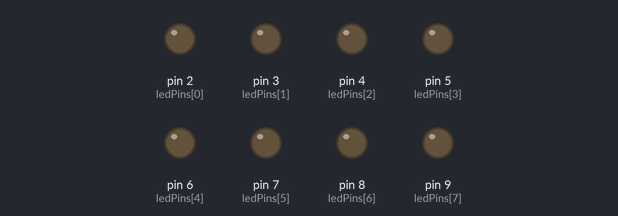
A sketch run on a simulated Arduino Uno, built with avr-gcc and run on an emulated ATmega328P. Parts: output pins drawn as LEDs (lit = HIGH).

Above: at 0.1 s.
At 4.1 s:
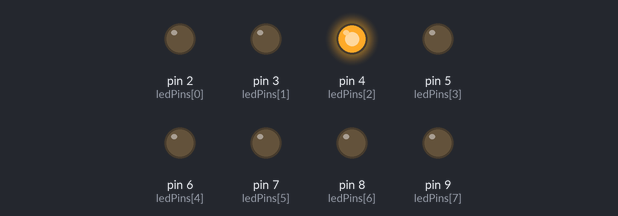
At 9.1 s:
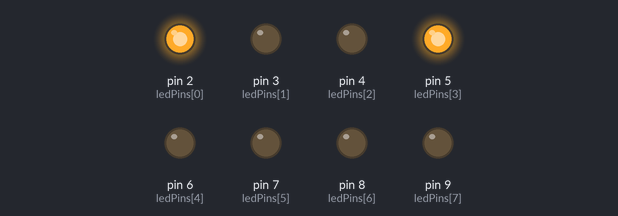
At 19.1 s:
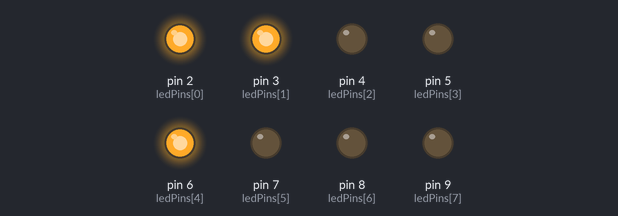
At 29.1 s:
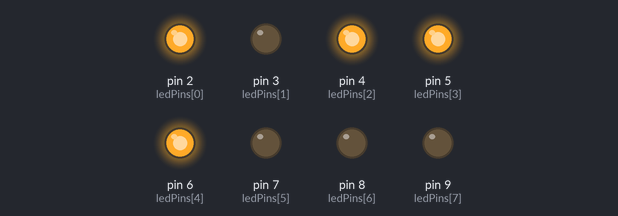
At 39.1 s:
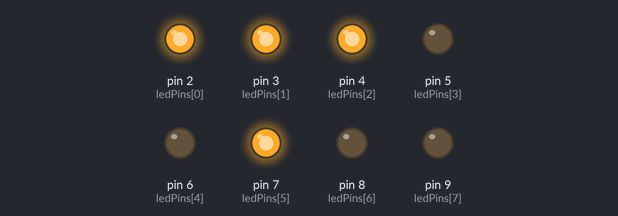
Timing chart, 0 to 40.0 s (numbered marks = the images above):
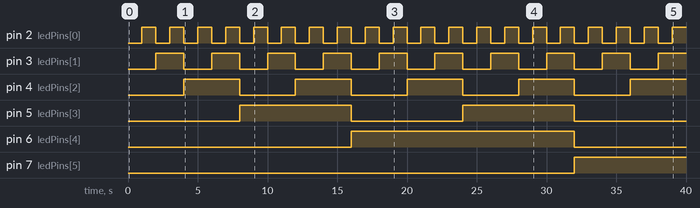

Measured:
- by itself, pin 2 (ledPins[0]): alternates HIGH for 1.0 s and LOW for 1.0 s
- by itself, pin 3 (ledPins[1]): alternates HIGH for 2.0 s and LOW for 2.0 s
- by itself, pin 4 (ledPins[2]): alternates HIGH for 4.0 s and LOW for 4.0 s
- by itself, pin 5 (ledPins[3]): alternates HIGH for 8.0 s and LOW for 8.0 s
- by itself, pin 6 (ledPins[4]): LOW → HIGH at 16.0 s, → LOW 16.0 s later
- by itself, pin 7 (ledPins[5]): LOW → HIGH at 32.0 s

The sketch:

q3_another_solution_.ino
```cpp
int ledPins[] = {2,3,4,5,6,7,8,9}; //An array to hold the pin each LED is connected to
                                   //i.e. LED #0 is connected to pin 2, LED #1, 3 and so on
                                   //to address an array use ledPins[0] this would equal 2
                                   //and ledPins[7] would equal 9

/*
 * setup() - this function runs once when you turn your Arduino on
 * We the three control pins to outputs
 */
void setup()
{

  //Set each pin connected to an LED to output mode (pulling high (on) or low (off)
  for(int i = 0; i < 8; i++){         //this is a loop and will repeat eight times
      pinMode(ledPins[i],OUTPUT); //we use this to set each LED pin to output
  }                                   //the code this replaces is below
}


void loop()                     // run over and over again
{
  //oneAfterAnotherLoop();   //does the same as oneAfterAnotherNoLoop but with
                             //much less typing
  //oneOnAtATime();          //this will turn one LED on then turn the next one
                             //on turning the
                             //former off (one LED will look like it is scrolling
                             //along the line
  //inAndOut();              //lights the two middle LEDs then moves them out then back
                             //in again
  for (int i=0; i<256; i++) {
    showBinNumber(i);
    delay(1000);
  }
}

void showBinNumber(int num) {
  for (int i=0; i<8; i++) {
    if (num%2)
      digitalWrite(ledPins[i], HIGH);
    else
      digitalWrite(ledPins[i], LOW);
    num/=2;
  }
}
```
